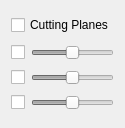
<?xml version="1.0" encoding="UTF-8"?>
<ui version="4.0">
 <class>MPRConfigWidget</class>
 <widget class="QWidget" name="MPRConfigWidget">
  <property name="geometry">
   <rect>
    <x>0</x>
    <y>0</y>
    <width>123</width>
    <height>128</height>
   </rect>
  </property>
  <property name="sizePolicy">
   <sizepolicy hsizetype="Preferred" vsizetype="Preferred">
    <horstretch>0</horstretch>
    <verstretch>0</verstretch>
   </sizepolicy>
  </property>
  <property name="minimumSize">
   <size>
    <width>0</width>
    <height>0</height>
   </size>
  </property>
  <property name="maximumSize">
   <size>
    <width>123</width>
    <height>128</height>
   </size>
  </property>
  <property name="windowTitle">
   <string>MPR</string>
  </property>
  <property name="autoFillBackground">
   <bool>false</bool>
  </property>
  <property name="styleSheet">
   <string notr="true"/>
  </property>
  <layout class="QVBoxLayout" name="verticalLayout">
   <item>
    <widget class="QCheckBox" name="checkBox_cuttingPlanes">
     <property name="text">
      <string>Cutting Planes</string>
     </property>
    </widget>
   </item>
   <item>
    <layout class="QHBoxLayout" name="horizontalLayout">
     <item>
      <widget class="QCheckBox" name="checkBox_xPlane">
       <property name="text">
        <string/>
       </property>
      </widget>
     </item>
     <item>
      <widget class="QSlider" name="horizontalSlider_xPlane">
       <property name="enabled">
        <bool>false</bool>
       </property>
       <property name="maximum">
        <number>1000</number>
       </property>
       <property name="value">
        <number>500</number>
       </property>
       <property name="orientation">
        <enum>Qt::Horizontal</enum>
       </property>
      </widget>
     </item>
    </layout>
   </item>
   <item>
    <layout class="QHBoxLayout" name="horizontalLayout_2">
     <item>
      <widget class="QCheckBox" name="checkBox_yPlane">
       <property name="text">
        <string/>
       </property>
      </widget>
     </item>
     <item>
      <widget class="QSlider" name="horizontalSlider_yPlane">
       <property name="enabled">
        <bool>false</bool>
       </property>
       <property name="maximum">
        <number>1000</number>
       </property>
       <property name="value">
        <number>500</number>
       </property>
       <property name="orientation">
        <enum>Qt::Horizontal</enum>
       </property>
      </widget>
     </item>
    </layout>
   </item>
   <item>
    <layout class="QHBoxLayout" name="horizontalLayout_3">
     <item>
      <widget class="QCheckBox" name="checkBox_zPlane">
       <property name="text">
        <string/>
       </property>
      </widget>
     </item>
     <item>
      <widget class="QSlider" name="horizontalSlider_zPlane">
       <property name="enabled">
        <bool>false</bool>
       </property>
       <property name="maximum">
        <number>1000</number>
       </property>
       <property name="value">
        <number>500</number>
       </property>
       <property name="orientation">
        <enum>Qt::Horizontal</enum>
       </property>
      </widget>
     </item>
    </layout>
   </item>
  </layout>
 </widget>
 <resources/>
 <connections/>
</ui>
